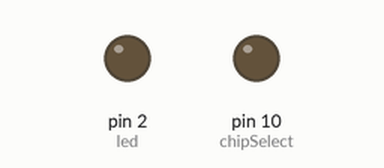
The program below on a simulated Arduino Uno, built with avr-gcc and run on an emulated ATmega328P. Shown: output pins drawn as LEDs (lit = HIGH). Storage starts empty; what the program prints to the serial monitor is not drawn.

Above: at 0.05 s.
Timing chart, 0 to 3.0 s (numbered marks = the images above):
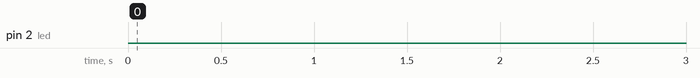

The program:

main.cpp
```cpp
// (licence header left out)
#include <Arduino.h>
#include <SPI.h>
#include <SD.h>

/*************************************************************

  DEFINITION DES VARIABLES

  *************************************************************/
// Définition des pins
  // bouton
const uint8_t button = 8;
  // SD
const uint8_t chipSelect = 10;
  // LED
const uint8_t led = 2;

// Your WiFi credentials.
// Set password to "" for open networks.
char ssid[] = "Condroz-C15-FO";
char pass[] = "condrozc152017";
//char ssid[] = "Nyssen's family";
//char pass[] = "bioleux4122";

// Your ESP8266 baud rate:
#define ESP8266_BAUD 115200

File logFile;

/*************************************************************

  DEFINITION DES FONCTIONS

  *************************************************************/

  // boucle infinie qui fait clignoter la LED en cas d'erreur fatale
  void FatalError() {
    while(1) {
      digitalWrite(led, HIGH);
      delay(500);
      digitalWrite(led, LOW);
      delay(500);
    }
  }

  // Lecutre sur le port série
  String ReadResponse() {
    String res = "";
    while (Serial.available()) {
      res += Serial.readString();
    }
    return res;
  }

  // Permet de vider le buffer tout en gardant une trace de ce qui s'y trouvait
  // => utilisé au démarrage pour se débarasser des messages du démarrage de l'ESP
  void ReadFor(unsigned int timeout) {
    String res;
    unsigned long StartTime = millis();
    while ((millis() - StartTime) <= timeout) {
      res = ReadResponse();
      if (res.length() > 1) // On évite d'écrire des lignes blanches dans les logs
        logFile.println(res);
    }
  }

  // lit le buffer jusqu'à ce qu'on rencontre le string recherché ou que le timeout soit atteint
  bool ReadTil(unsigned int timeout, String ToFind) {
    String res;
    unsigned long StartTime = millis();
    int Found = -1;
    while (Found < 0 && (millis() - StartTime) <= timeout) {
      res = ReadResponse();
      if (res.length() > 1) // On évite d'écrire des lignes blanches dans les logs
        logFile.println(res);
      Found = res.indexOf(ToFind);
    }
    if (Found < 0) {
      logFile.println("timeout reached !");
      return false;
    }
    return true;
  }

  // Envoie une commande et attend le OK
  bool SendCmd(String cmd, unsigned int timeout) {
    logFile.println("Sending -> " + cmd);
    Serial.println(cmd);
    return ReadTil(timeout, "OK");
  }

  // Vérifie si on est connecté au wifi
  void ConnectToWifi() {
    Serial.println("AT+CWJAP?");
    if (ReadTil(5000, ssid)) { // on vérifie si il renvoie le ssid sur lequel on est censé être connecté
      // On est déjà connecté au wifi
      ReadFor(1000); // On vide le buffer
    }
    else {
      // On est pas connecté au wifi
      // set en ESP en station
      SendCmd("AT+CWMODE=1", 5000);
      // Il faudra peut être vider le buffer ici
      // Tentative de connexion au WiFi
      String cmd = "AT+CWJAP=\"";
      cmd = cmd + ssid + "\",\"" + pass + "\"";
      if (!SendCmd(cmd, 20000)) {
        // Impossible de se connecter
        logFile.println("Can't connect to Wifi.");
        logFile.println("--- End log ---");
        logFile.close();
        FatalError();
      }
      // Connexion OK
      ReadFor(1000); // On vide le buffer
    }

    // Vérif IP
    for (uint8_t i = 0; i < 4; i++) {
      Serial.println("AT+CIFSR");
      if (ReadTil(5000, "+CIFSR:STAIP")) {
        // On a une IP
        break;
      }
      if (i >= 3) {
        // On a tjs pas d'IP après 3 essais
        logFile.println("Can't get IP address");
        logFile.println("--- End log ---");
        logFile.close();
        FatalError();
      }
    }
    // Tout est OK
    ReadFor(1000); // On vide le buffer
  }

/*************************************************************

  SETUP & LOOP

  *************************************************************/

void setup()
{
  // Connexion du bouton
  pinMode(button,INPUT);
  // Connexion de la LED
  pinMode(led, OUTPUT);
  digitalWrite(led, LOW);
  // Connexion de la carte SD
  pinMode(chipSelect, OUTPUT);
  if (!SD.begin()) {
    FatalError();
  }
  logFile = SD.open("setup.log", FILE_WRITE);
  while (!logFile);
  logFile.println("--- Begin log ---");

  // Set ESP8266 baud rate
  logFile.print("Connecting to ESP8266 with baudrate = ");
  logFile.println(ESP8266_BAUD);
  Serial.begin(ESP8266_BAUD);
  while(!Serial);
  logFile.println("Serial connected !");

  // On lit les messages de démarrage de l'ESP
  ReadFor(10000);

  // On se connecte au WiFi
  ConnectToWifi();

  logFile.println("Setup done !\nClosing file...");
  logFile.println("--- End log ---");
  logFile.close();
  // On allume la LED pour montrer que le setup est terminé
  digitalWrite(led, HIGH);
}

void loop()
{
  if (!digitalRead(button)) {
    digitalWrite(led, LOW);
    logFile = SD.open("run.log", FILE_WRITE);
    while (!logFile);
    logFile.println("--- Begin log ---");

    // Etablissement de la connexion TCP
    SendCmd("AT+CIPMUX=0", 5000); // Pas de multiplexage
    SendCmd("AT+CIPSTART=\"TCP\",\"172.16.100.166\",1337,1", 5000); // dernier arg ("1") précise qu'on veut activer le keep alive

    // Envoi de la requête
    String request = "GET /ring HTTP/1.1\r\n\r\n";
    logFile.println(request);
    // CIPSEND fonctionne en attendant le nombre de bytes indiqués en arg avant d'envoyer le message
    SendCmd("AT+CIPSEND=" + String(request.length()), 1000); // +4 pour tenir compte des deux \r\n de fin de requête
    ReadFor(1000);
    Serial.print(request);
    if (!ReadTil(10000, "SEND OK"))
      logFile.println("Error sending request !");

    // Réception
    ReadTil(30000, "data=");
    ReadFor(5000);

    // Fermeture connexion TCP
    SendCmd("AT+CIPCLOSE", 1000);

    logFile.println("--- End log ---");
    logFile.close();
    delay(100);
    digitalWrite(led, HIGH);
  }
}
```

Measured:
- by itself, pin 2 (led): LOW → HIGH at 40.0 s, → LOW 0.50 s later, → HIGH 0.50 s later, → LOW 0.50 s later, … (180 changes in this stretch)
